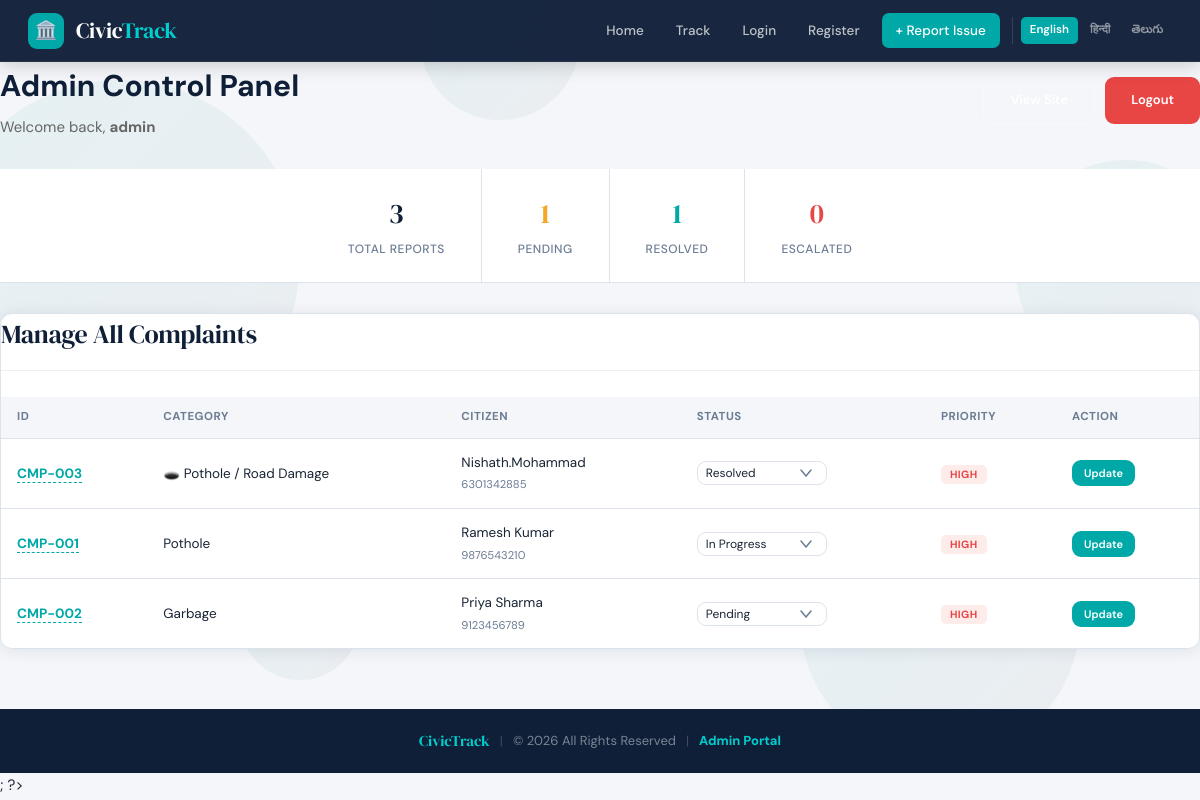
/admin/index.php (signed in), run on the app's committed database.
### tables this page shows
CREATE TABLE `feedback` (
  `id` int NOT NULL,
  `complaint_id` varchar(20) NOT NULL,
  `rating` tinyint NOT NULL,
  `comment` text,
  `submitted_at` datetime NOT NULL DEFAULT CURRENT_TIMESTAMP,
  `created_at` datetime DEFAULT CURRENT_TIMESTAMP
);

CREATE TABLE `complaints` (
  `id` int NOT NULL,
  `complaint_id` varchar(20) NOT NULL,
  `type` varchar(120) NOT NULL,
  `description` text NOT NULL,
  `ward` varchar(255) DEFAULT NULL,
  `address` varchar(300) NOT NULL,
  `landmark` varchar(180) DEFAULT NULL,
  `lat` decimal(10,7) DEFAULT NULL,
  `lng` decimal(10,7) DEFAULT NULL,
  `priority` enum('High','Medium','Low') NOT NULL DEFAULT 'Medium',
  `status` enum('Pending','In Progress','Resolved','Escalated') NOT NULL DEFAULT 'Pending',
  `citizen_name` varchar(120) NOT NULL,
  `citizen_phone` varchar(15) NOT NULL,
  `citizen_id` int DEFAULT NULL,
  `image_path` varchar(350) DEFAULT NULL,
  `submitted_at` datetime NOT NULL DEFAULT CURRENT_TIMESTAMP,
  `updated_at` datetime NOT NULL DEFAULT CURRENT_TIMESTAMP ON UPDATE CURRENT_TIMESTAMP
);

### includes/auth.php (called while the page is built, shortened)
<?php
function adminName(): string {
    return $_SESSION['admin_name'] ?? $_SESSION['admin_username'] ?? 'Admin';
}

### includes/db.php (called while the page is built, shortened)
<?php
class DB {
    private static ?PDO $instance = null;
    public static function get(): PDO {
        if (self::$instance === null) {
            $dsn = sprintf(
                'mysql:host=%s;dbname=%s;charset=%s',
                DB_HOST, DB_NAME, DB_CHARSET
            );
            try {
                self::$instance = new PDO($dsn, DB_USER, DB_PASS, [
                    PDO::ATTR_ERRMODE            => PDO::ERRMODE_EXCEPTION,
                    PDO::ATTR_DEFAULT_FETCH_MODE => PDO::FETCH_ASSOC,
                    PDO::ATTR_EMULATE_PREPARES   => false,
                ]);
            } catch (PDOException $e) {
                die('<div style="font-family:sans-serif;padding:40px;color:#c0392b">
                    <h2>Database Connection Failed</h2>
                    <p>Please check your <code>includes/config.php</code> credentials and ensure MySQL is running.</p>'
                    . (DEBUG_MODE ? '<pre>' . htmlspecialchars($e->getMessage()) . '</pre>' : '')
                    . '</div>');
            }
        }
        return self::$instance;
    }
    public static function rows(string $sql, array $params = []): array {
        $stmt = self::get()->prepare($sql);
        $stmt->execute($params);
        return $stmt->fetchAll();
    }
    public static function row(string $sql, array $params = []): ?array {
        $stmt = self::get()->prepare($sql);
        $stmt->execute($params);
        $row = $stmt->fetch();
        return $row ?: null;
    }
}

### admin/index.php (the view, shortened to what this page needs)
<?php
require_once __DIR__ . '/../includes/db.php';
require_once __DIR__ . '/../includes/functions.php';
require_once __DIR__ . '/../includes/auth.php';
$all_complaints = getComplaints();
$stats = getStats();
require_once __DIR__ . '/../includes/header.php';
?>
<div class="admin-header-flex" style="display:flex; justify-content:space-between; align-items:center; margin-bottom:30px;">
    <div>
        <h1 style="margin:0; color:var(--navy);">Admin Control Panel</h1>
        <p style="color:#666; margin:5px 0 0 0;">Welcome back, <strong><?= e(adminName()) ?></strong></p>
    </div>
    <div style="display:flex; gap:10px;">
        <a href="<?= APP_URL ?>/index.php" class="btn btn-outline" style="font-size:13px;">View Site</a>
        <a href="logout.php" class="btn btn-teal" style="background:#e84545; font-size:13px;">Logout</a>
    </div>
</div>
<div class="stats-bar" style="margin-bottom:30px; grid-template-columns: repeat(4, 1fr);">
    <div class="stat-item">
        <span class="stat-num"><?= (int)$stats['total'] ?></span>
        <span class="stat-label">Total Reports</span>
    </div>
    <div class="stat-item">
        <span class="stat-num" style="color:var(--amber);"><?= (int)$stats['pending'] ?></span>
        <span class="stat-label">Pending</span>
    </div>
    <div class="stat-item">
        <span class="stat-num" style="color:var(--teal);"><?= (int)$stats['resolved'] ?></span>
        <span class="stat-label">Resolved</span>
    </div>
    <div class="stat-item">
        <span class="stat-num" style="color:#e84545;"><?= (int)$stats['escalated'] ?></span>
        <span class="stat-label">Escalated</span>
    </div>
</div>
<div class="card">
    <div class="section-header" style="border-bottom: 1px solid #eee; padding-bottom: 15px;">
        <div class="section-title">Manage All Complaints</div>
    </div>
    <div class="admin-table-wrapper" style="overflow-x:auto;">
    <table>
        <thead>
            <tr>
                <th>ID</th>
                <th>Category</th>
                <th>Citizen</th>
                <th>Status</th>
                <th>Priority</th>
                <th>Action</th>
            </tr>
        </thead>
        <tbody>
            <?php if (!empty($all_complaints)): ?>
                <?php foreach ($all_complaints as $c): ?>
                <tr>
              <td>
                  <a href="<?= APP_URL ?>/admin/view.php?id=<?= urlencode($c['complaint_id']) ?>"
                  style="color:var(--teal); font-weight:bold; text-decoration:none; border-bottom:1px dashed var(--teal);">
                   <?= e($c['complaint_id']) ?>
              </a>
            </td>
            <td><?= e($c['type']) ?></td>
                    <td>
                        <?= e($c['citizen_name']) ?><br>
                        <small style="color:var(--text-muted)"><?= e($c['citizen_phone']) ?></small>
                    </td>
                    <td>
                        <form method="POST" action="<?= APP_URL ?>/admin/update_status.php" style="display:flex; gap:8px;">
                            <select name="status" class="form-control" style="padding:4px 8px; font-size:12px; height:auto; width:130px;">
                                <option value="Pending" <?= $c['status'] == 'Pending' ? 'selected' : '' ?>>Pending</option>
                                <option value="In Progress" <?= $c['status'] == 'In Progress' ? 'selected' : '' ?>>In Progress</option>
                                <option value="Resolved" <?= $c['status'] == 'Resolved' ? 'selected' : '' ?>>Resolved</option>
                            </select>
                    </td>
                    <td><?= priorityBadge($c['priority']) ?></td>
                    <td>
                            <button type="submit" class="btn-submit" style="padding:6px 12px; font-size:11px;">Update</button>
                    </td>
                </tr>
                <?php endforeach; ?>
            <?php else: ?>
                <tr>
                    <td colspan="6" style="text-align:center; padding:40px;">No complaints found.</td>
                </tr>
            <?php endif; ?>
        </tbody>
    </table>
    </div>
</div>
<?php require_once __DIR__ . '/../includes/footer.php'; ?>; ?>

### includes/functions.php (shortened to what this page needs)
<?php
require_once __DIR__ . '/db.php';
function e(mixed $val): string {
    return htmlspecialchars((string)$val, ENT_QUOTES, 'UTF-8');
}
function getComplaints(array $filters = []): array {
    $where  = ['1=1'];
    $params = [];
    $sql = "SELECT c.*,
                   DATE_FORMAT(c.submitted_at, '%d %b %Y') AS date_fmt,
                   DATEDIFF(NOW(), c.submitted_at) AS age_days,
                   f.rating AS fb_rating,
                   f.comment AS fb_comment
            FROM complaints c
            LEFT JOIN feedback f ON f.complaint_id = c.complaint_id
            WHERE " . implode(' AND ', $where) . "
            ORDER BY FIELD(c.priority,'High','Medium','Low'), c.submitted_at DESC";
    return DB::rows($sql, $params);
}
function getStats(): array {
   return DB::row(
    "SELECT
        COUNT(*) AS total,
        SUM(CASE WHEN status = 'Pending' THEN 1 ELSE 0 END) AS pending,
        SUM(CASE WHEN status = 'In Progress' THEN 1 ELSE 0 END) AS in_progress,
        SUM(CASE WHEN status = 'Resolved' THEN 1 ELSE 0 END) AS resolved,
        SUM(CASE WHEN status = 'Escalated' THEN 1 ELSE 0 END) AS escalated,
        SUM(CASE WHEN priority = 'High' THEN 1 ELSE 0 END) AS highPriority
     FROM complaints"
    ) ?: ['total'=>0, 'pending'=>0, 'in_progress'=>0, 'resolved'=>0, 'escalated'=>0, 'highPriority'=>0];
}
function priorityBadge(string $priority): string {
    $map = ['High' => 'priority-high', 'Medium' => 'priority-medium', 'Low' => 'priority-low'];
    $cls = $map[$priority] ?? 'priority-low';
    return '<span class="priority-badge ' . $cls . '">' . e($priority) . '</span>';
}

### style.css (style rules this page uses)
:root { --navy: #0f1f38; --navy-light: #1a3055; --teal: #00a8a8; --teal-light: #00cece; --amber: #f5a623; --red: #e84545; --green: #27ae60; --bg: #f4f6f9; --card: #ffffff; --text: #1a2535; --text-muted: #6b7c93; --border: #dde3ec; --shadow: 0 2px 16px rgba(15,31,56,0.09); --shadow-lg: 0 8px 40px rgba(15,31,56,0.14); --radius: 12px; --transition: 0.22s cubic-bezier(0.4,0,0.2,1); }
*, *::before, *::after { box-sizing: border-box; margin: 0; padding: 0; }
html { scroll-behavior: smooth; }
body { font-family: 'DM Sans', sans-serif; background: var(--bg); color: var(--text); min-height: 100vh; font-size: 15px; line-height: 1.6; position: relative; overflow-x: hidden; }
.btn { display:inline-flex;align-items:center;gap:8px; padding:12px 26px;border-radius:9px;font-family:inherit; font-size:15px;font-weight:600;border:none;cursor:pointer; text-decoration:none;transition:var(--transition); }
.btn-teal { background:var(--teal);color:#fff; }
.btn-outline { background:transparent;color:#fff;border:1.5px solid rgba(255,255,255,0.35); }
.btn-submit { background:var(--teal);color:#fff;padding:10px 26px;border-radius:9px; font-family:inherit;font-size:14px;font-weight:600;border:none;cursor:pointer; transition:var(--transition);display:inline-flex;align-items:center; }
.stats-bar { background:var(--card);border-bottom:1px solid var(--border);display:flex;justify-content:center; }
.stat-item { padding:22px 36px;text-align:center;border-right:1px solid var(--border); }
.stat-item:last-child { border-right:none; }
.stat-num { font-family:'DM Serif Display',serif;font-size:28px;color:var(--navy);display:block; }
.stat-label { font-size:12px;color:var(--text-muted);text-transform:uppercase;letter-spacing:0.5px;font-weight:500; }
.section-header { display:flex;align-items:center;justify-content:space-between;margin-bottom:26px;flex-wrap:wrap;gap:12px; }
.section-title { font-family:'DM Serif Display',serif;font-size:26px;color:var(--navy);letter-spacing:-0.3px; }
.card { background:var(--card);border-radius:var(--radius); box-shadow:var(--shadow);border:1px solid var(--border); overflow:hidden;transition:var(--transition); }
.priority-badge { font-size:10.5px;font-weight:700;padding:3px 9px;border-radius:5px;text-transform:uppercase;letter-spacing:0.4px; }
.priority-high { background:#fdecea;color:var(--red); }
.form-control { width:100%;padding:10px 14px;border:1.5px solid var(--border); border-radius:9px;font-family:inherit;font-size:14.5px;color:var(--text); background:#fff;transition:var(--transition);outline:none; }
select.form-control { appearance:none; background-repeat:no-repeat;background-position:right 14px center;padding-right:38px; }
.admin-table-wrapper { overflow-x:auto; }
table { width:100%;border-collapse:collapse;font-size:13.5px; }
thead tr { background:var(--bg); }
th { text-align:left;padding:11px 16px;font-size:11.5px;font-weight:700;letter-spacing:0.5px;text-transform:uppercase;color:var(--text-muted);border-bottom:1px solid var(--border);white-space:nowrap; }
td { padding:13px 16px;border-bottom:1px solid var(--border);color:var(--text);vertical-align:middle; }
tr:last-child td { border-bottom:none; }

### data on the page
feedback: complaints.complaint_id "CMP-003", complaints.type "🕳️ Pothole / Road Damage", complaints.citizen_name "Nishath.Mohammad", complaints.citizen_phone "6301342885", complaints.priority "HIGH"
complaints: complaint "CMP-001", type "Pothole", citizen_name "Ramesh Kumar", citizen_phone "9876543210", status "In Progress", priority "HIGH"
complaints: complaint "CMP-002", type "Garbage", citizen_name "Priya Sharma", citizen_phone "9123456789", status "Pending", priority "HIGH"

### other printed values
te('nav_home') "Home"
te('nav_track') "Track"
te('nav_login') "Login"
te('nav_register') "Register"
te('nav_report') "+ Report Issue"
$label "English"
$label "हिन्दी"
$label "తెలుగు"
adminName() "admin"
$stats['total'] "3"
$stats['pending'] "1"
$stats['resolved'] "1"
$stats['escalated'] "0"
